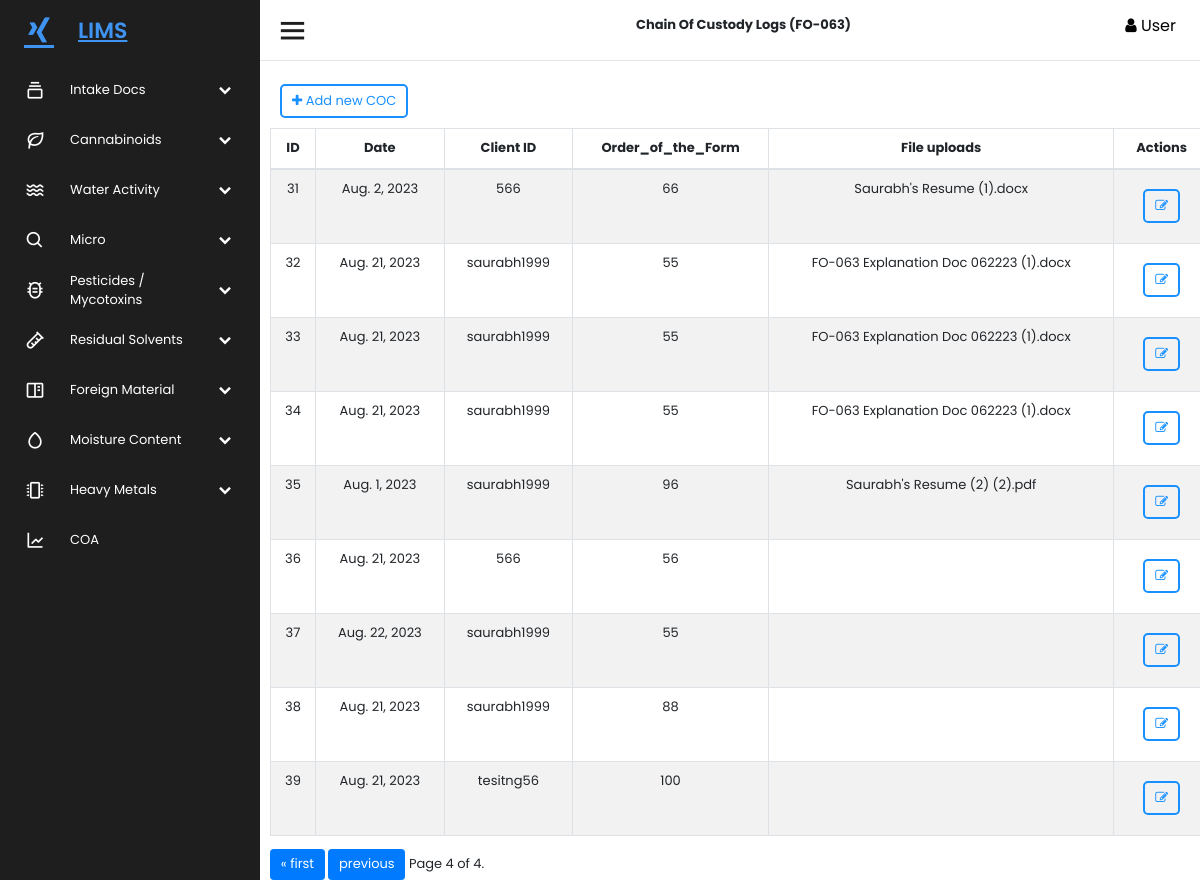
The app's page /chain_of_custody/?page=4 with its own data.
### mainApp/models.py (models this page shows, shortened)
class ChainOfCustody(models.Model):
    id=models.AutoField(primary_key=True)
    COC_UUID =models.UUIDField(max_length=100, unique=True, default=uuid.uuid4, editable = False)
    Client_ID = models.CharField(max_length=60, verbose_name='Client ID')
    Date = models.DateField(default=date.today, verbose_name= 'Date')
    Order_of_the_Form = models.PositiveIntegerField(verbose_name='Order of the Form cronology')
    COC_File_Upload = models.FileField(upload_to ="COC Files/%d/%m/%Y/",verbose_name= 'COC File Upload')
    COC_ID = models.CharField(max_length=1000, verbose_name='COC Form ID')
    created_at = models.DateTimeField(auto_now_add=True)
    updated_at = models.DateTimeField(auto_now=True)
    class Meta:
        verbose_name_plural = 'Chain of Custody (FO-063)'

### mainApp/views.py (the view)
# urls.py: path('chain_of_custody/', chain_of_custody),
def chain_of_custody(Request):
    data = ChainOfCustody.objects.all()
    data = ChainOfCustody.objects.all().order_by("id")
    paginator = Paginator(data, 10)
    page_number = Request.GET.get("page")
    page_obj = paginator.get_page(page_number)
    return render(Request,"Chain of Custody.html",{'data':page_obj})

### templates/Chain of Custody.html (shortened to what this page needs)
    {% extends 'base.html' %}
    {% load static %}
    {% block Content %}
    Chain Of Custody Logs (FO-063)
    {% endblock %}
    {% block body %}
         <hr style="margin-top: 60px;">
         <div class="" style="margin:10px;width: 100%;">
            <div>
               <a href="\chain_of_custody_form">
               <button class="white-button"><i class="fa fa-plus"></i> Add new COC
               </button>
               </a>
            </div>
            <table id="example" class="table table-striped table-bordered" style="width:100%">
               <thead>
                  <tr >
                     <th>ID</th>
                     <th>Date</th>
                     <th>Client ID</th>
                     <th>Order_of_the_Form</th>
                     <th>File uploads</th>
                     <th>Actions</th>
                  </tr>
               </thead>
               <tbody>
                  {% for item in data %}
                  <tr>
                     <td>{{item.id}}</td>
                     <td>{{item.Date}}</td>
                     <td>{{item.Client_ID}}</td>
                     <td>{{item.Order_of_the_Form}}</td>
                     <td>{{item.COC_File_Upload}}</td>
                     <td><a href="/edit/{{item.id}}"><button class="white-button"><i class="fa fa-edit"></i></button></a></td>
                  </tr>
                  {% endfor %}
               </tbody>
            </table>
         <div class="pagination my-pagination">
            <span class="step-links">
                {% if data.has_previous %}
                    <a href="?page=1" class="btn btn-primary">&laquo; first</a>
                    <a href="?page={{ data.previous_page_number }}"  class="btn btn-primary">previous</a>
                {% endif %}
                <span class="current">
                    Page {{ data.number }} of {{ data.paginator.num_pages }}.
                </span>
            </span>
        </div>
  </div>
      </section>
      {% endblock %}

### static/assets/css/style.css (style rules this page uses)
* { font-family: 'Poppins', sans-serif; margin: 0; padding: 0; box-sizing: border-box; list-style: none; text-decoration: none; font-size: small; }
:root { --color_Blue: #3f93f1; --color_Dark1: #1e1e1e; --color_Dark2: #252527; --color_Light1: #dfdfdf; --color_Light2: #c4c4c4; }
body { font-family: 'Poppins', sans-serif;; }
.table thead th { vertical-align: top; border-bottom: 2px solid #dee2e6; text-align: center; }
.table-bordered th, .table-bordered td { border: 1px solid #dee2e6; text-align: center; }
.white-button { color: #1890ff; background-color: transparent; text-shadow: none; padding: 5px 10px; border-radius: 5px; border-width: 2px; border-color: #1890ff; border-style: solid; margin: 10px; }

### records on screen
ChainOfCustody: id "31", Date "Aug. 2, 2023", Client_ID "566", Order_of_the_Form "66", COC_File_Upload "Saurabh's Resume (1).docx"
ChainOfCustody: id "32", Date "Aug. 21, 2023", Client_ID "saurabh1999", Order_of_the_Form "55", COC_File_Upload "FO-063 Explanation Doc 062223 (1).docx"
ChainOfCustody: id "33", Date "Aug. 21, 2023", Client_ID "saurabh1999", Order_of_the_Form "55", COC_File_Upload "FO-063 Explanation Doc 062223 (1).docx"
ChainOfCustody: id "34", Date "Aug. 21, 2023", Client_ID "saurabh1999", Order_of_the_Form "55", COC_File_Upload "FO-063 Explanation Doc 062223 (1).docx"
ChainOfCustody: id "35", Date "Aug. 1, 2023", Client_ID "saurabh1999", Order_of_the_Form "96", COC_File_Upload "Saurabh's Resume (2) (2).pdf"
ChainOfCustody: id "36", Date "Aug. 21, 2023", Client_ID "566", Order_of_the_Form "56"
ChainOfCustody: id "37", Date "Aug. 22, 2023", Client_ID "saurabh1999", Order_of_the_Form "55"
ChainOfCustody: id "38", Date "Aug. 21, 2023", Client_ID "saurabh1999", Order_of_the_Form "88"
ChainOfCustody: id "39", Date "Aug. 21, 2023", Client_ID "tesitng56", Order_of_the_Form "100"

### other values on screen
{{ data.number }} "4"
{{ data.paginator.num_pages }} "4"
